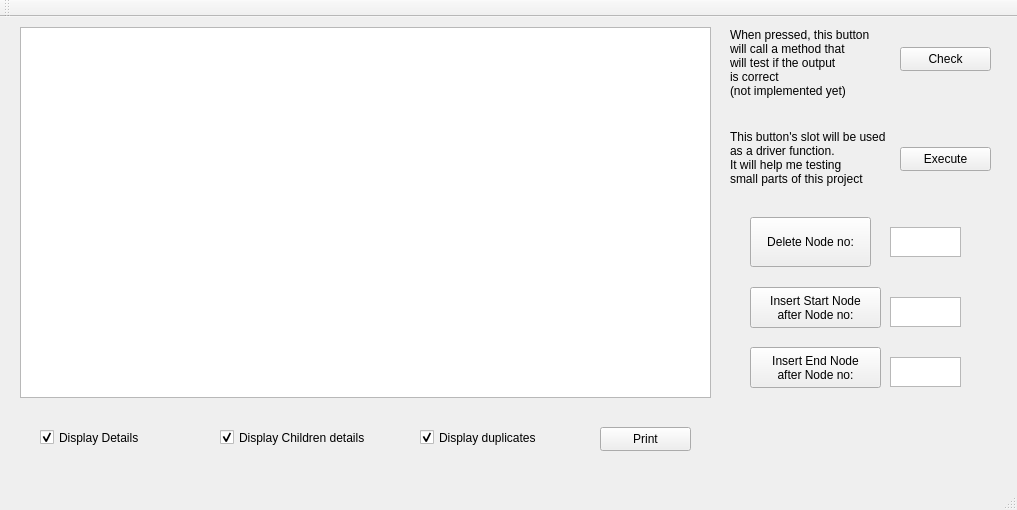
<?xml version="1.0" encoding="UTF-8"?>
<ui version="4.0">
 <class>MainWindow</class>
 <widget class="QMainWindow" name="MainWindow">
  <property name="geometry">
   <rect>
    <x>0</x>
    <y>0</y>
    <width>1017</width>
    <height>510</height>
   </rect>
  </property>
  <property name="windowTitle">
   <string>MainWindow</string>
  </property>
  <widget class="QWidget" name="centralWidget">
   <widget class="QTextEdit" name="textEdit">
    <property name="geometry">
     <rect>
      <x>20</x>
      <y>10</y>
      <width>691</width>
      <height>371</height>
     </rect>
    </property>
   </widget>
   <widget class="QPushButton" name="pushButton_2">
    <property name="geometry">
     <rect>
      <x>750</x>
      <y>270</y>
      <width>131</width>
      <height>41</height>
     </rect>
    </property>
    <property name="text">
     <string>Insert Start Node
after Node no:</string>
    </property>
   </widget>
   <widget class="QTextEdit" name="textEdit_2">
    <property name="geometry">
     <rect>
      <x>890</x>
      <y>280</y>
      <width>71</width>
      <height>30</height>
     </rect>
    </property>
   </widget>
   <widget class="QTextEdit" name="textEdit_3">
    <property name="geometry">
     <rect>
      <x>890</x>
      <y>210</y>
      <width>71</width>
      <height>30</height>
     </rect>
    </property>
   </widget>
   <widget class="QPushButton" name="pushButton_3">
    <property name="geometry">
     <rect>
      <x>750</x>
      <y>200</y>
      <width>121</width>
      <height>50</height>
     </rect>
    </property>
    <property name="text">
     <string>Delete Node no:</string>
    </property>
   </widget>
   <widget class="QPushButton" name="pushButton_4">
    <property name="geometry">
     <rect>
      <x>750</x>
      <y>330</y>
      <width>131</width>
      <height>41</height>
     </rect>
    </property>
    <property name="text">
     <string>Insert End Node
after Node no:</string>
    </property>
   </widget>
   <widget class="QTextEdit" name="textEdit_4">
    <property name="geometry">
     <rect>
      <x>890</x>
      <y>340</y>
      <width>71</width>
      <height>30</height>
     </rect>
    </property>
   </widget>
   <widget class="QPushButton" name="pushButton">
    <property name="geometry">
     <rect>
      <x>900</x>
      <y>30</y>
      <width>91</width>
      <height>24</height>
     </rect>
    </property>
    <property name="text">
     <string>Check</string>
    </property>
   </widget>
   <widget class="QPushButton" name="pushButton_5">
    <property name="geometry">
     <rect>
      <x>900</x>
      <y>130</y>
      <width>91</width>
      <height>24</height>
     </rect>
    </property>
    <property name="text">
     <string>Execute</string>
    </property>
   </widget>
   <widget class="QLabel" name="label">
    <property name="geometry">
     <rect>
      <x>730</x>
      <y>10</y>
      <width>151</width>
      <height>71</height>
     </rect>
    </property>
    <property name="text">
     <string>When pressed, this button 
will call a method that 
will test if the output 
is correct 
(not implemented yet)</string>
    </property>
   </widget>
   <widget class="QLabel" name="label_2">
    <property name="geometry">
     <rect>
      <x>730</x>
      <y>110</y>
      <width>171</width>
      <height>61</height>
     </rect>
    </property>
    <property name="text">
     <string>This button's slot will be used 
as a driver function. 
It will help me testing 
small parts of this project </string>
    </property>
   </widget>
   <widget class="QCheckBox" name="checkBox">
    <property name="geometry">
     <rect>
      <x>40</x>
      <y>410</y>
      <width>111</width>
      <height>21</height>
     </rect>
    </property>
    <property name="text">
     <string>Display Details</string>
    </property>
    <property name="checked">
     <bool>true</bool>
    </property>
   </widget>
   <widget class="QCheckBox" name="checkBox_2">
    <property name="geometry">
     <rect>
      <x>220</x>
      <y>410</y>
      <width>161</width>
      <height>21</height>
     </rect>
    </property>
    <property name="text">
     <string>Display Children details</string>
    </property>
    <property name="checked">
     <bool>true</bool>
    </property>
   </widget>
   <widget class="QCheckBox" name="checkBox_3">
    <property name="geometry">
     <rect>
      <x>420</x>
      <y>410</y>
      <width>131</width>
      <height>21</height>
     </rect>
    </property>
    <property name="text">
     <string>Display duplicates</string>
    </property>
    <property name="checked">
     <bool>true</bool>
    </property>
   </widget>
   <widget class="QPushButton" name="pushButton_6">
    <property name="geometry">
     <rect>
      <x>600</x>
      <y>410</y>
      <width>91</width>
      <height>24</height>
     </rect>
    </property>
    <property name="text">
     <string>Print</string>
    </property>
   </widget>
  </widget>
  <widget class="QMenuBar" name="menuBar">
   <property name="geometry">
    <rect>
     <x>0</x>
     <y>0</y>
     <width>1017</width>
     <height>21</height>
    </rect>
   </property>
  </widget>
  <widget class="QToolBar" name="mainToolBar">
   <attribute name="toolBarArea">
    <enum>TopToolBarArea</enum>
   </attribute>
   <attribute name="toolBarBreak">
    <bool>false</bool>
   </attribute>
  </widget>
  <widget class="QStatusBar" name="statusBar"/>
 </widget>
 <layoutdefault spacing="6" margin="11"/>
 <resources/>
 <connections/>
</ui>
